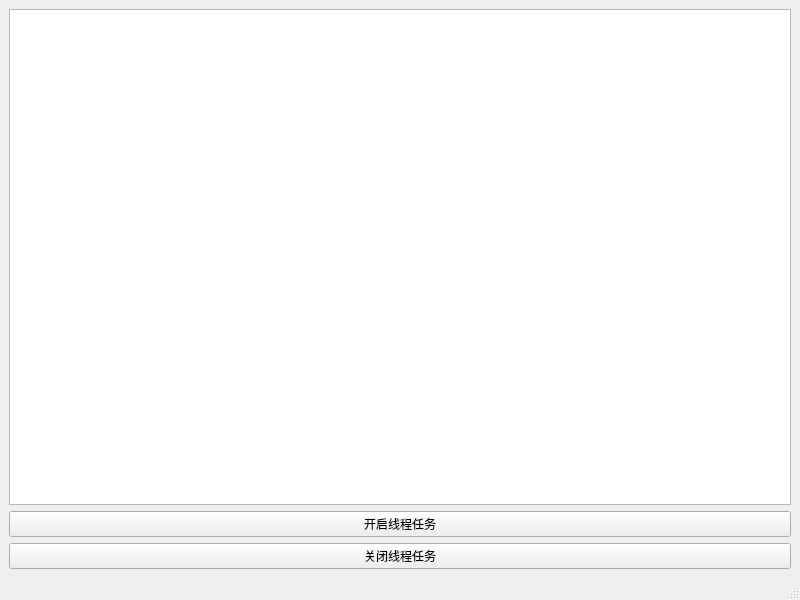
<?xml version="1.0" encoding="UTF-8"?>
<ui version="4.0">
 <class>MainWindow</class>
 <widget class="QMainWindow" name="MainWindow">
  <property name="geometry">
   <rect>
    <x>0</x>
    <y>0</y>
    <width>800</width>
    <height>600</height>
   </rect>
  </property>
  <property name="windowTitle">
   <string>MainWindow</string>
  </property>
  <widget class="QWidget" name="centralwidget">
   <layout class="QGridLayout" name="gridLayout">
    <item row="0" column="1">
     <widget class="QPlainTextEdit" name="plainTextEdit"/>
    </item>
    <item row="1" column="1">
     <widget class="QPushButton" name="pushButton_start">
      <property name="text">
       <string>开启线程任务</string>
      </property>
     </widget>
    </item>
    <item row="2" column="1">
     <widget class="QPushButton" name="pushButton_stop">
      <property name="text">
       <string>关闭线程任务</string>
      </property>
     </widget>
    </item>
   </layout>
  </widget>
  <widget class="QMenuBar" name="menubar">
   <property name="geometry">
    <rect>
     <x>0</x>
     <y>0</y>
     <width>800</width>
     <height>28</height>
    </rect>
   </property>
  </widget>
  <widget class="QStatusBar" name="statusbar"/>
 </widget>
 <resources/>
 <connections/>
</ui>
